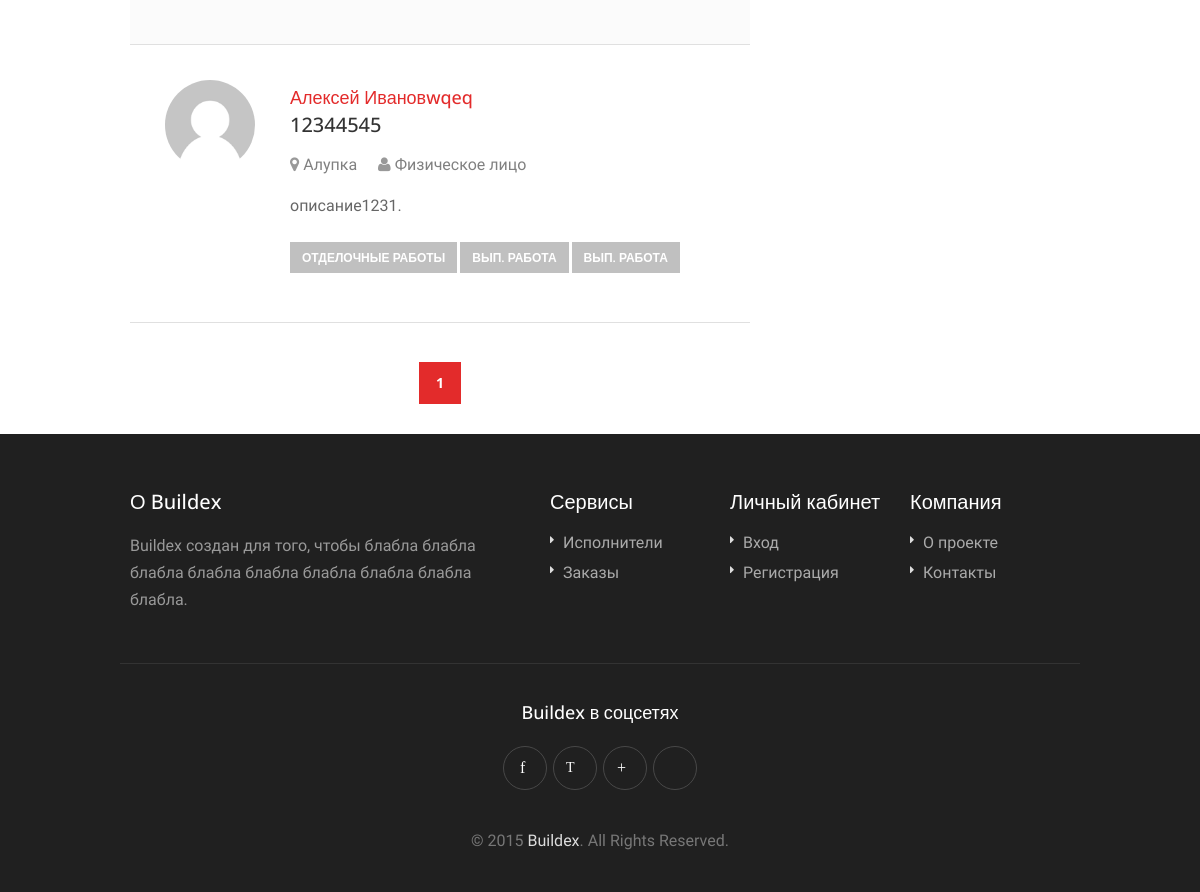
Page /performers.php (lower part) on the earlier database version.
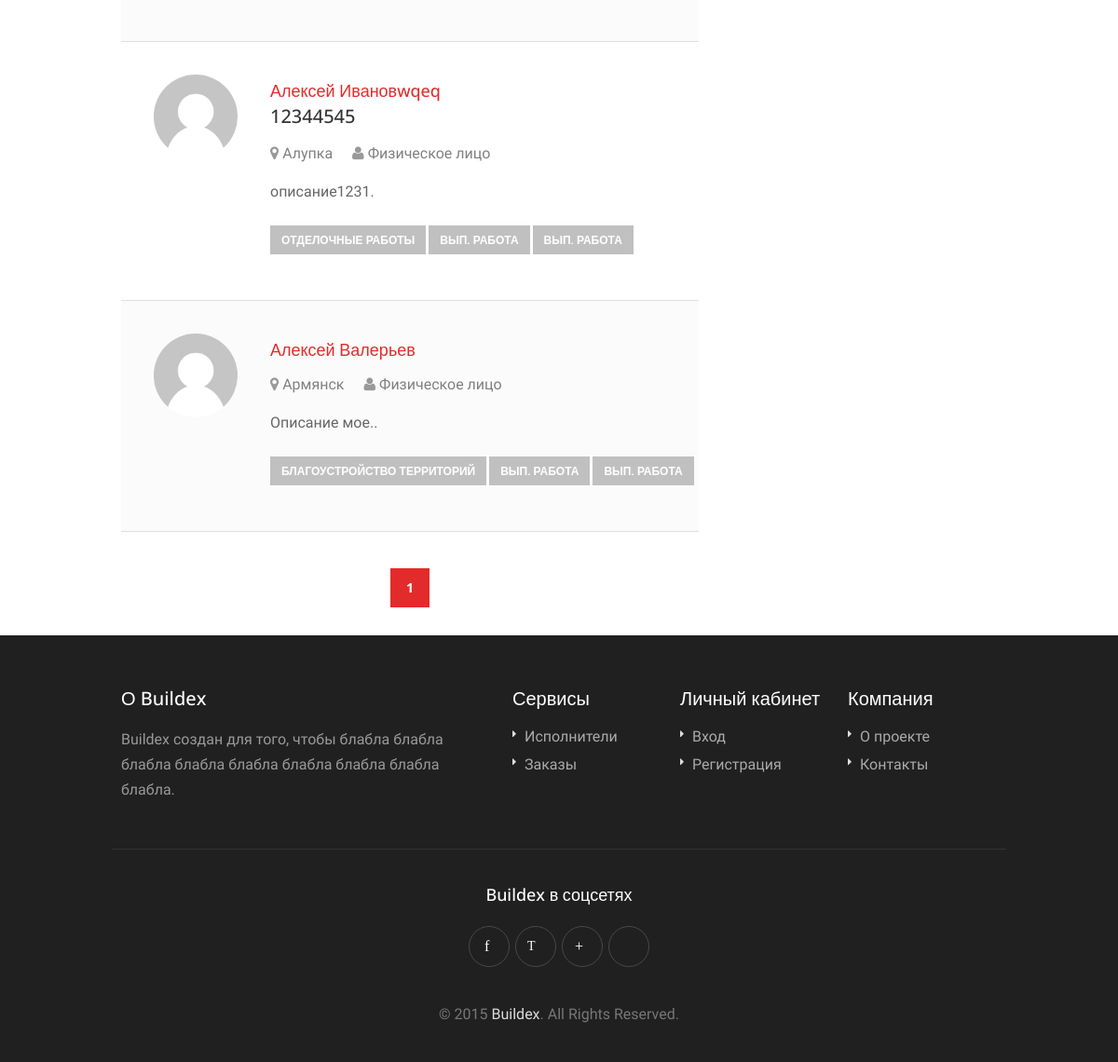
Same page on the later database version.
### tables this page shows
CREATE TABLE IF NOT EXISTS `users` (
  `id` int(11) NOT NULL AUTO_INCREMENT,
  `login` varchar(256) NOT NULL,
  `password` varchar(256) NOT NULL,
  `email` varchar(256) NOT NULL,
  `phone` int(11) NOT NULL,
  `name` varchar(256) NOT NULL,
  `firstid` int(11) NOT NULL,
  `secid` int(11) NOT NULL,
  `thirdid` int(11) NOT NULL,
  `price` varchar(256) NOT NULL,
  `regionid` int(11) NOT NULL,
  `type` varchar(256) NOT NULL,
  `status` int(11) NOT NULL,
  `role` varchar(256) NOT NULL,
  `actid` varchar(256) NOT NULL,
  `busy` varchar(256) NOT NULL,
  `description` varchar(256) NOT NULL,
  `whois` varchar(256) NOT NULL,
  PRIMARY KEY (`id`)
);

CREATE TABLE IF NOT EXISTS `regions` (
  `id` int(11) NOT NULL AUTO_INCREMENT,
  `region` varchar(256) NOT NULL,
  PRIMARY KEY (`id`)
);

CREATE TABLE IF NOT EXISTS `categories` (
  `id` int(11) NOT NULL AUTO_INCREMENT,
  `first` varchar(256) NOT NULL,
  `sec` varchar(256) NOT NULL,
  `third` varchar(256) NOT NULL,
  PRIMARY KEY (`id`)
);

### lib/perfpageoutput.php (called while the page is built, shortened)
<?
$sum = 5;
if(!isset($_GET['str']))
{$str = 0;}
else
{$str = $_GET['str'];}
$start = $str * $sum;
if(isset($_REQUEST['region']) && isset($_REQUEST['category']))
{
     $r = mysql_query("SELECT users.id, users.name, users.status, users.whois, users.busy, categories.first,  regions.region, users.description
                    FROM (users CROSS JOIN categories ON users.firstid = categories.id)
                         CROSS JOIN regions ON regions.id=users.regionid
                         where users.regionid=$reg and users.firstid=$cat LIMIT $start, $sum");
}
elseif(isset($_REQUEST['category']))
{
       $r = mysql_query("SELECT users.id, users.name, users.status, users.whois, users.busy, categories.first,  regions.region, users.description
       FROM (users CROSS JOIN categories ON users.firstid = categories.id)
                         CROSS JOIN regions ON regions.id=users.regionid
                         where users.firstid=$cat");
}
elseif(isset($_REQUEST['region']))
{
     $r = mysql_query("SELECT users.id, users.name, users.status, users.whois, users.busy, categories.first,  regions.region, users.description
                         FROM (users CROSS JOIN categories ON users.firstid = categories.id)
                         CROSS JOIN regions ON regions.id=users.regionid
                         where users.regionid=$reg LIMIT $start, $sum");
}
else
{
    $r = mysql_query("SELECT users.id, users.name, users.status, users.whois, users.busy, categories.first,  regions.region, users.description
     FROM (users CROSS JOIN categories ON users.firstid = categories.id) CROSS JOIN regions ON regions.id=users.regionid LIMIT $start, $sum");
}
$n = mysql_num_rows($r);

### performers.php (the view, shortened to what this page needs)
<!DOCTYPE html>
<html lang="ru">
<head>
<link rel="stylesheet" href="css/style.css">
<link rel="stylesheet" href="css/colors/red.css" id="colors">
</head>
<body>
<div id="wrapper">
<?php include("blocks/header-out.php");
    include(LIBPATH."perfpageoutput.php");?>
<div class="container">
	<div class="eleven columns">
	<div class="padding-right">
		<ul class="resumes-list">
	<?for ($i = 0; $i < $n; $i++)
    {
        $myrow = mysql_fetch_array($r);?>
            <li><a href="performer-page.php?id=<?echo $myrow["id"];?>">
				<img src="images/avatar-placeholder.png" alt="">
				<div class="resumes-list-content">
					<h4><?echo $myrow["name"]; ?><span><?echo $myrow["busy"];?></span></h4>
					<span><i class="fa fa-map-marker"></i><?echo $myrow["region"];?></span>
					<span><i class="fa fa-user"></i><?if($myrow["whois"]=="FL"){echo "Юридическое лицо";} else{echo "Физическое лицо";}?></span>
					<p><?echo $myrow["description"];?>.</p>
					<div class="skills">
						<span><?echo $myrow["first"];?></span>
						<span>Вып. работа</span>
						<span>Вып. работа</span>
					</div>
					<div class="clearfix"></div>
				</div>
				</a>
			</li>
    <?}?>
		</ul>
		<div class="pagination-container">
			<nav class="pagination">
				<ul>
                    <li><a href="performers?str=<?echo $str;?>" class="current-page"><?echo $str+1;?></a></li>
				</ul>
			</nav>
		</div>
	</div>
	</div>
	</div>
</div>
<?php include("blocks/footer-out.php"); ?>
</body>
</html>

Differences in the rows shown:
added users: name "Алексей Валерьев", regionid.region "Армянск", whois "Физическое лицо", description "Описание мое.", categories.first "БЛАГОУСТРОЙСТВО ТЕРРИТОРИЙ"
